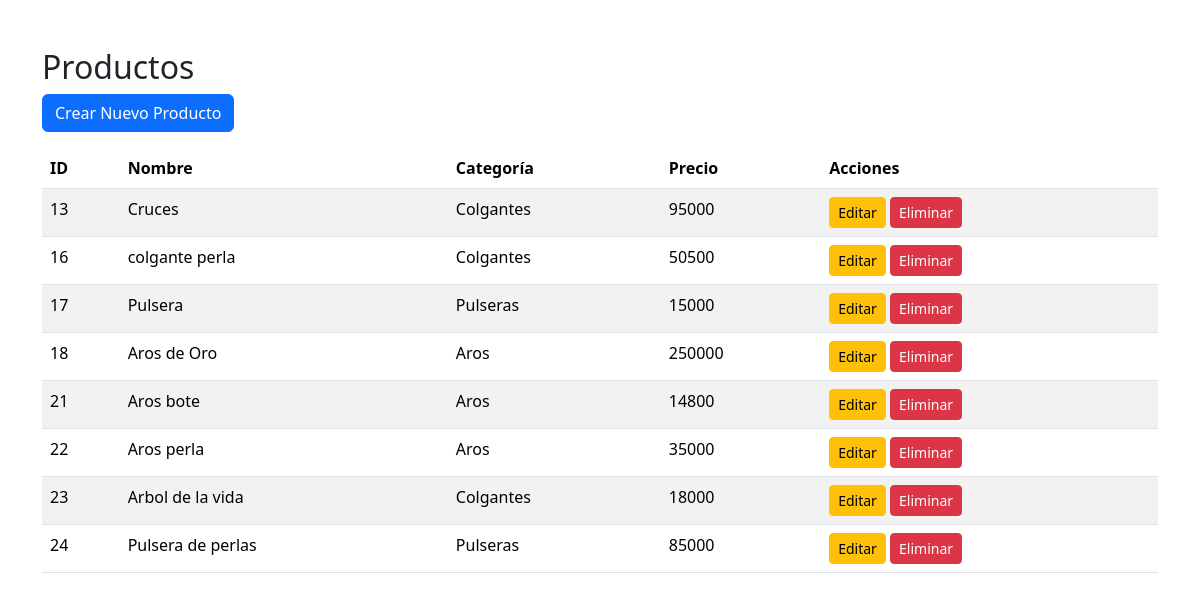
The page / on the database its author committed.
### products/models.py (models this page shows, shortened)
class Producto(models.Model):
    nombre = models.CharField(max_length=200)
    precio = models.DecimalField(max_digits=10, decimal_places=2)
    categoria = models.ForeignKey(Categoria, on_delete=models.CASCADE)

class Categoria(models.Model):
    nombre = models.CharField(max_length=100)

### products/views.py (the view)
# urls.py: path("", views.lista_productos, name="lista_productos"),
def lista_productos(request):
    productos = Producto.objects.all()
    return render(request, "lista.html", {"productos": productos})

### products/templates/lista.html (shortened to what this page needs)
{% extends "base.html" %}
{% block content %}
<h2>Productos</h2>
<a href="{% url 'crear_producto' %}" class="btn btn-primary mb-3">Crear Nuevo Producto</a>
<table class="table table-striped">
    <thead>
        <tr>
            <th>ID</th>
            <th>Nombre</th>
            <th>Categoría</th>
            <th>Precio</th>
            <th>Acciones</th>
        </tr>
    </thead>
    <tbody>
        {% for producto in productos %}
        <tr>
            <td>{{ producto.id }}</td>
            <td>{{ producto.nombre }}</td>
            <td>{{ producto.categoria.nombre }}</td>
            <td>{{ producto.precio|floatformat:0 }}</td>
            <td>
                <a href="{% url 'editar_producto' producto.id %}" class="btn btn-sm btn-warning">Editar</a>
                <form action="{% url 'eliminar_producto' producto.id %}" method="POST" style="display:inline;">
                    <button type="submit" class="btn btn-sm btn-danger">Eliminar</button>
                </form>
            </td>
        </tr>
        {% empty %}
        <tr>
            <td colspan="5">No hay productos disponibles.</td>
        </tr>
        {% endfor %}
    </tbody>
</table>
{% endblock %}

### products/templates/base.html (shortened to what this page needs)
{% load static %}
<!DOCTYPE html>
<html lang="es">
<head>
    <link href="https://cdn.jsdelivr.net/npm/bootstrap@5.3.2/dist/css/bootstrap.min.css" rel="stylesheet">
    <link rel="stylesheet" href="{% static 'style.css' %}">
</head>
<body>
    <div class="container mt-5">
        {% block content %}{% endblock %}
    </div>
</body>
</html>

### rows shown on the page
Producto: id "13", nombre "Cruces", categoria.nombre "Colgantes", precio "95000"
Producto: id "16", nombre "colgante perla", categoria.nombre "Colgantes", precio "50500"
Producto: id "17", nombre "Pulsera", categoria.nombre "Pulseras", precio "15000"
Producto: id "18", nombre "Aros de Oro", categoria.nombre "Aros", precio "250000"
Producto: id "21", nombre "Aros bote", categoria.nombre "Aros", precio "14800"
Producto: id "22", nombre "Aros perla", categoria.nombre "Aros", precio "35000"
Producto: id "23", nombre "Arbol de la vida", categoria.nombre "Colgantes", precio "18000"
Producto: id "24", nombre "Pulsera de perlas", categoria.nombre "Pulseras", precio "85000"
